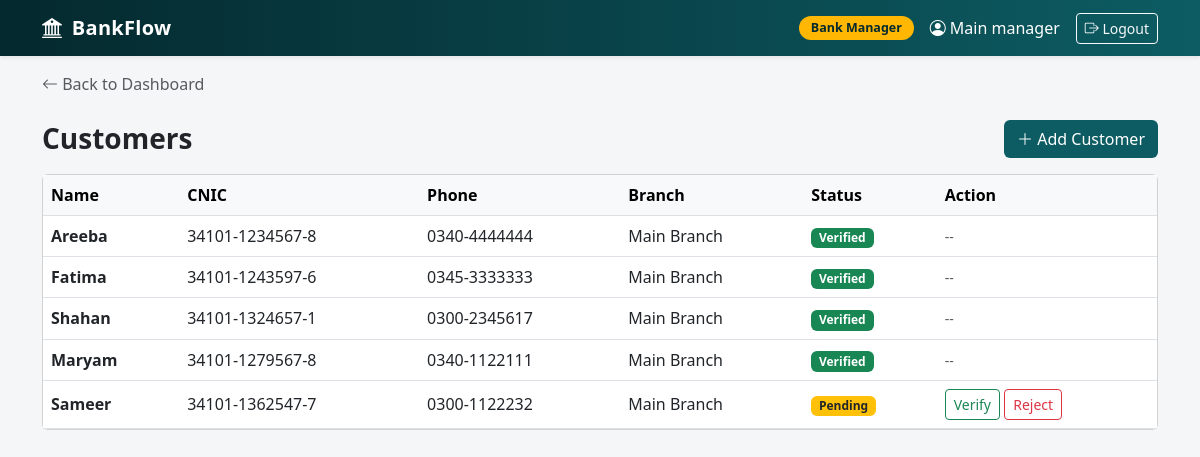
Page /customers/ (signed in) on the earlier database version.
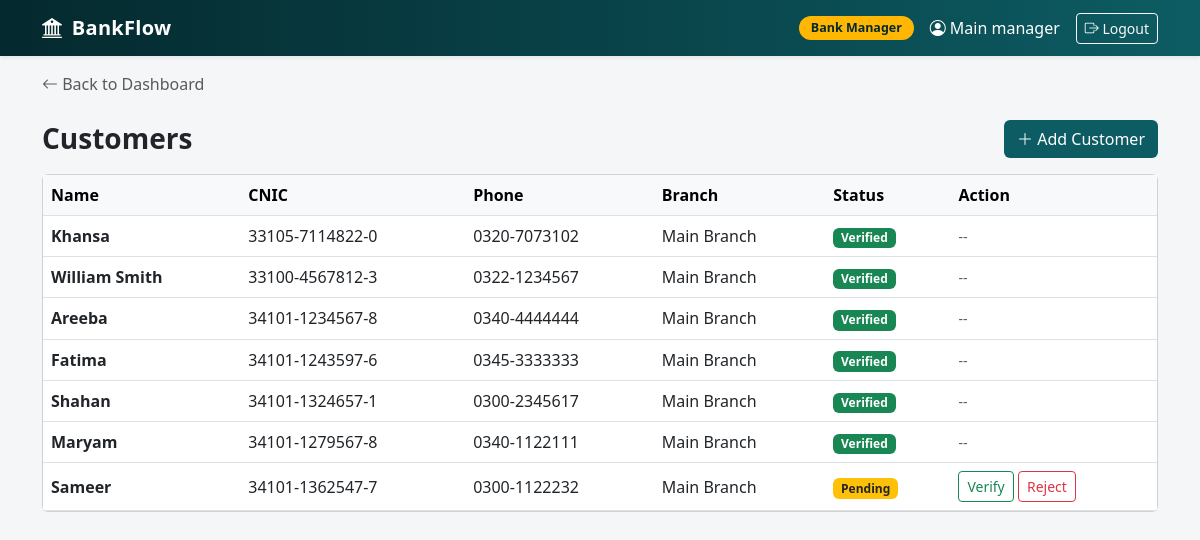
Same page on the later database version.
### tables this page shows
CREATE TABLE customers(
    customer_id INTEGER PRIMARY KEY,
    branch_id INTEGER NOT NULL,
    full_name TEXT NOT NULL,
    cnic TEXT UNIQUE NOT NULL,
    phone TEXT,
    cust_address TEXT,
    reg_status TEXT NOT NULL DEFAULT 'PENDING' CHECK(reg_status IN('PENDING','VERIFIED','REJECTED')),
    created_at TEXT NOT NULL DEFAULT (datetime('now')),
    FOREIGN KEY (branch_id) REFERENCES branches(branch_id)
);

CREATE TABLE branches(
    branch_id INTEGER PRIMARY KEY,
    branch_code TEXT UNIQUE NOT NULL,
    branch_name TEXT NOT NULL,
    city TEXT,
    created_at TEXT NOT NULL DEFAULT (datetime('now'))
);

### routes/customers.py (the view)
@bp.route("/")
@login_required
@role_required("SUPER_ADMIN","MANAGER")
def list_customers():
    if current_user.role =="MANAGER":
        rows = query("""SELECT c.* , b.branch_name FROM customers c
                     JOIN branches b ON b.branch_id =c.branch_id
                     WHERE c.branch_id=?
                     ORDER BY c.created_at DESC""",
                     (current_user.branch_id,))
    else:
        rows = query("""SELECT c.* ,b.branch_name FROM customers c
                     JOIN branches b ON b.branch_id =c.branch_id
                     ORDER BY c.created_at DESC""")
    return render_template("customers/list.html",customers=rows)

### auth.py (called while the page is built)
@login_manager.user_loader
def load_user(user_id):
    row=query("SELECT * FROM users WHERE user_id=?",(user_id,),one=True)
    return User(row) if row else None

def role_required(*roles):
    def decorater(f):
        @wraps(f)
        def wrapper (*args,**kwargs):
            if current_user.role not in roles:
                abort(403)
            return f(*args,**kwargs)
        return wrapper
    return decorater

### db.py (called while the page is built)
def get_db():
    if 'db' not in g:
        g.db=sqlite3.connect(config.DB_PATH)
        g.db.row_factory=sqlite3.Row
        g.db.execute("PRAGMA foreign_keys=ON")
    return g.db

def query(sql,params=(),one=False):
    rows=get_db().execute(sql,params).fetchall()
    if one:
        return rows[0]  if rows else None
    return rows

### templates/customers/list.html (shortened to what this page needs)
{% extends "base.html" %}
{% block back_link %}
<a href="{{ url_for('dashboard') }}" class="text-decoration-none text-muted">
    <i class="bi bi-arrow-left"></i> Back to Dashboard
</a>
{% endblock %}
{% block content %}
<div class="d-flex justify-content-between align-items-center mb-3">
    <h3 class="fw-bold mb-0">Customers</h3>
    <a href="{{ url_for('customers.add_customer') }}" class="btn text-white" style="background: var(--brand);">
        <i class="bi bi-plus-lg"></i> Add Customer
    </a>
</div>
<div class="card">
    <div class="table-responsive">
        <table class="table table-hover align-middle mb-0">
            <thead class="table-light">
                <tr>
                    <th>Name</th>
                    <th>CNIC</th>
                    <th>Phone</th>
                    <th>Branch</th>
                    <th>Status</th>
                    <th>Action</th>
                </tr>
            </thead>
            <tbody>
                {% for c in customers %}
                <tr>
                    <td class="fw-semibold">{{ c.full_name }}</td>
                    <td>{{ c.cnic }}</td>
                    <td>{{ c.phone }}</td>
                    <td>{{ c.branch_name }}</td>
                    <td>
                        {% if c.reg_status == 'VERIFIED' %}
                        <span class="badge bg-success">Verified</span>
                        {% elif c.reg_status == 'REJECTED' %}
                        <span class="badge bg-danger">Rejected</span>
                        {% else %}
                        <span class="badge bg-warning text-dark">Pending</span>
                        {% endif %}
                    </td>
                    <td>
                        {% if c.reg_status == 'PENDING' %}
                        <form method="post" action="{{ url_for('customers.verify_customer', cid=c.customer_id) }}"
                            class="d-inline">
                            <button class="btn btn-sm btn-outline-success">Verify</button>
                        </form>
                        <form method="post" action="{{ url_for('customers.verify_customer', cid=c.customer_id) }}"
                            class="d-inline">
                            <button class="btn btn-sm btn-outline-danger">Reject</button>
                        </form>
                        {% else %}
                        <span class="text-muted small">--</span>
                        {% endif %}
                    </td>
                </tr>
                {% else %}
                <tr>
                    <td colspan="6" class="text-center text-muted py-4">No customers yet</td>
                </tr>
                {% endfor %}
            </tbody>
        </table>
    </div>
</div>
{% endblock %}

Differences in the rows shown:
added customers: full_name "Khansa", cnic "33105-7114822-0", phone "0320-7073102", branch_name "Main Branch", reg_status "Verified"
added customers: full_name "William Smith", cnic "33100-4567812-3", phone "0322-1234567", branch_name "Main Branch", reg_status "Verified"
